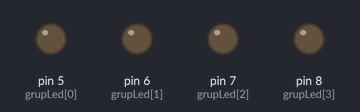
The sketch below on a simulated Arduino Uno, built with avr-gcc and run on an emulated ATmega328P. Shown: output pins drawn as LEDs (lit = HIGH).

Above: at 0.5 s.
At 2.5 s:
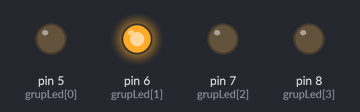
At 4.5 s:
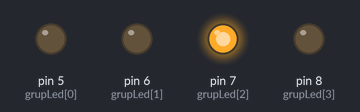
At 9.5 s:
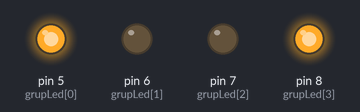
At 14.5 s:
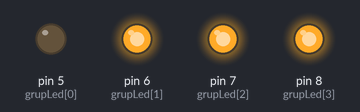
At 19.5 s:
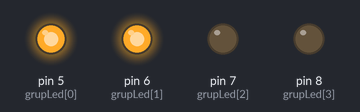
Timing chart, 0 to 20.8 s (numbered marks = the images above):
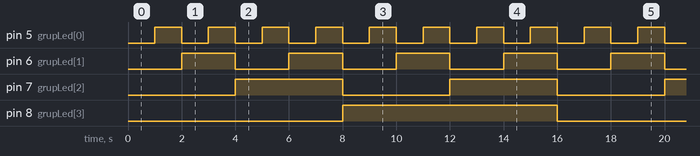

The sketch:

Ex_4.ino
```cpp
const int grupLed[]= {5, 6, 7, 8};
int ledNum=4;
int pausa=1000;


void setup()
{
  for(int i =0; i< ledNum; i++)
{
  pinMode(grupLed[i], OUTPUT);
}
}

void loop()
{
  for(int i = 0; i <16; i++)

 {
   for(int j = 0; j <ledNum ; j++)
{
  digitalWrite(grupLed[j], bitRead(i, j));
}
delay(pausa);
 }
}
```

Measured:
- by itself, pin 5 (grupLed[0]): alternates HIGH for 1.0 s and LOW for 1.0 s
- by itself, pin 6 (grupLed[1]): alternates HIGH for 2.0 s and LOW for 2.0 s
- by itself, pin 7 (grupLed[2]): alternates HIGH for 4.0 s and LOW for 4.0 s
- by itself, pin 8 (grupLed[3]): alternates HIGH for 8.0 s and LOW for 8.0 s
